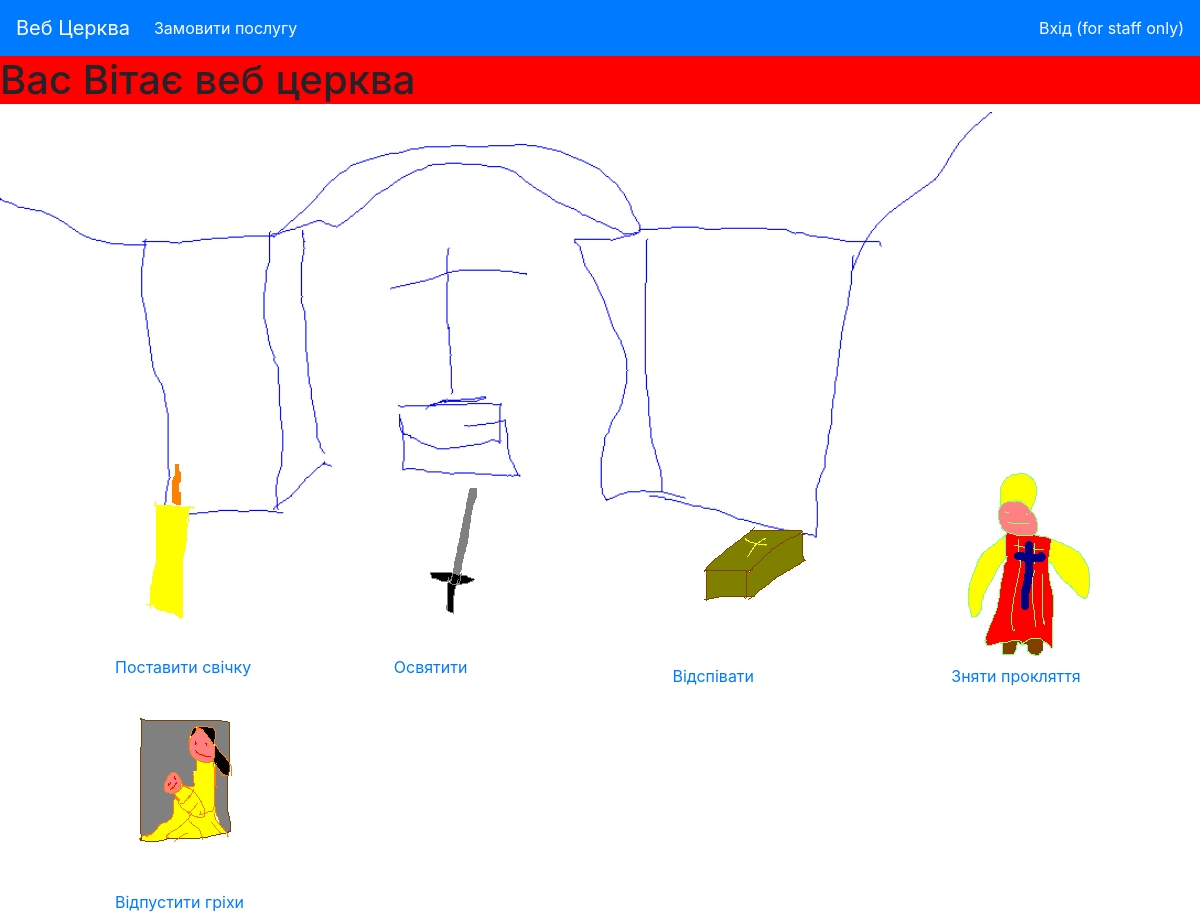
The page / on the database its author committed.
### religion/models.py (models this page shows, shortened)
class Service(models.Model):
    name = models.CharField(max_length=150, db_index=True)
    price = models.IntegerField()
    img = models.ImageField(upload_to='static', default='static/ikona.png')

### cerkva/views.py (the view)
# urls.py: path('', index, name='index'),
def index(request):
    services = Service.objects.all()
    return render(request, 'index.html', context={'services': services})

### templates/index.html
{% extends 'base.html' %}
{% load static %}
{% block content %}
<h1>Вас Вітає веб церква </h1>
<div class="cerkva ">
  <div class="services">
    <div class="row offset-md-1">
      {% for service in services %}
      <div class="col col-md-3">
        <a href="{% url 'order_service' %}?service={{ service.id }}"><img src="{{ service.img.url }}" alt="{{ service.name }}"><br>{{ service.name }}</a>
      </div>
      {% endfor %}
    </div>
  </div>
</div>
{% endblock %}

### static/styles.css (style rules this page uses)
h1 { background-color: red; }
.cerkva { background-image: url('/static/cerkva.png'); color: green; background-size: cover; height: 550px; }
.services { padding-top: 350px; }

### rows shown on the page
Service: img (picture), name "Поставити свічку"
Service: img (picture), name "Освятити"
Service: img (picture), name "Відспівати"
Service: img (picture), name "Зняти прокляття"
Service: img (picture), name "Відпустити гріхи"
